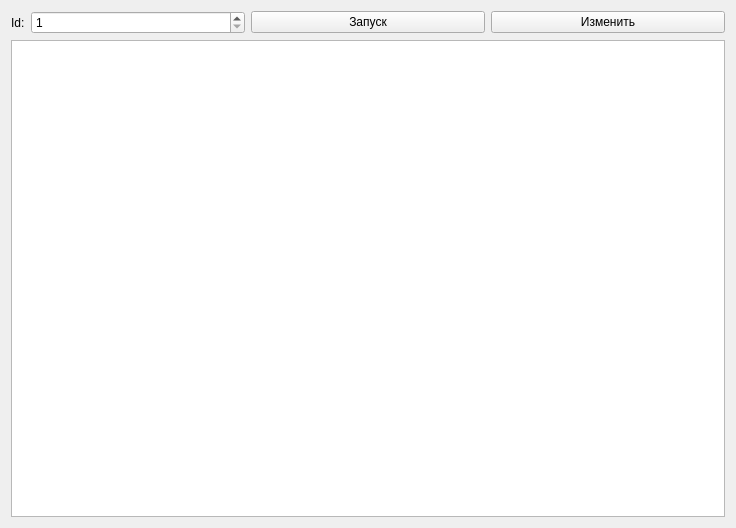
<?xml version="1.0" encoding="UTF-8"?>
<ui version="4.0">
 <class>Form</class>
 <widget class="QWidget" name="Form">
  <property name="geometry">
   <rect>
    <x>0</x>
    <y>0</y>
    <width>736</width>
    <height>528</height>
   </rect>
  </property>
  <property name="windowTitle">
   <string>Генерация фильмов</string>
  </property>
  <layout class="QVBoxLayout" name="verticalLayout">
   <item>
    <layout class="QHBoxLayout" name="horizontalLayout">
     <item>
      <layout class="QFormLayout" name="formLayout_2">
       <item row="0" column="0">
        <widget class="QLabel" name="label">
         <property name="text">
          <string>Id:</string>
         </property>
        </widget>
       </item>
       <item row="0" column="1">
        <widget class="QSpinBox" name="idBox">
         <property name="minimum">
          <number>1</number>
         </property>
         <property name="maximum">
          <number>999999999</number>
         </property>
        </widget>
       </item>
      </layout>
     </item>
     <item>
      <widget class="QPushButton" name="launchButton">
       <property name="text">
        <string>Запуск</string>
       </property>
      </widget>
     </item>
     <item>
      <widget class="QPushButton" name="updateButton">
       <property name="text">
        <string>Изменить</string>
       </property>
      </widget>
     </item>
    </layout>
   </item>
   <item>
    <widget class="QTableWidget" name="tableWidget"/>
   </item>
  </layout>
 </widget>
 <resources/>
 <connections/>
</ui>
